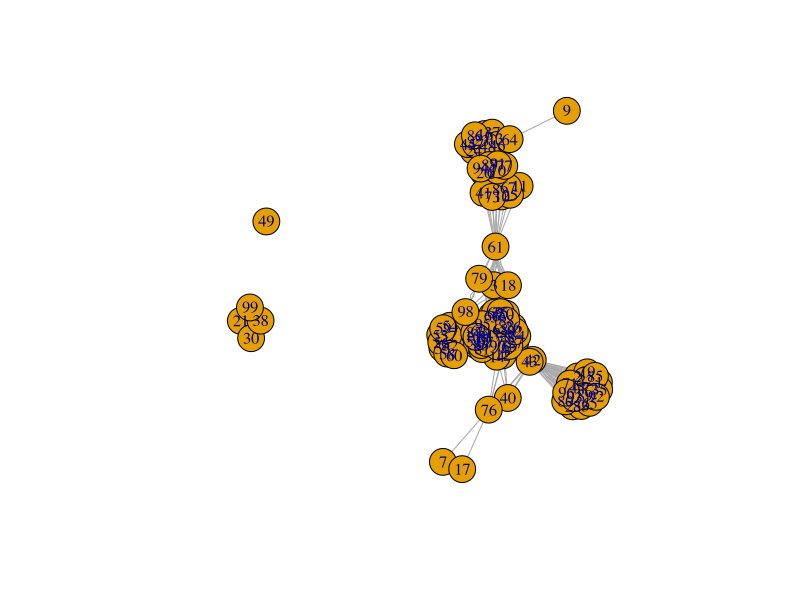
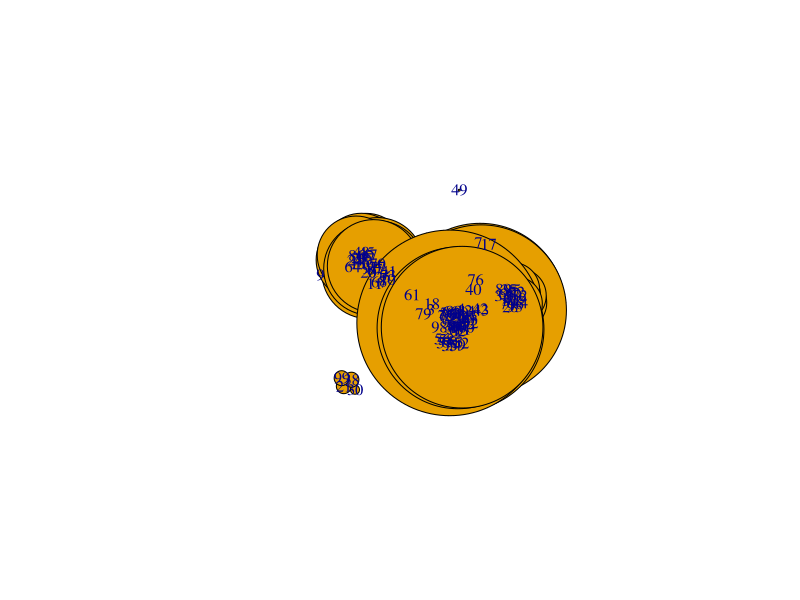
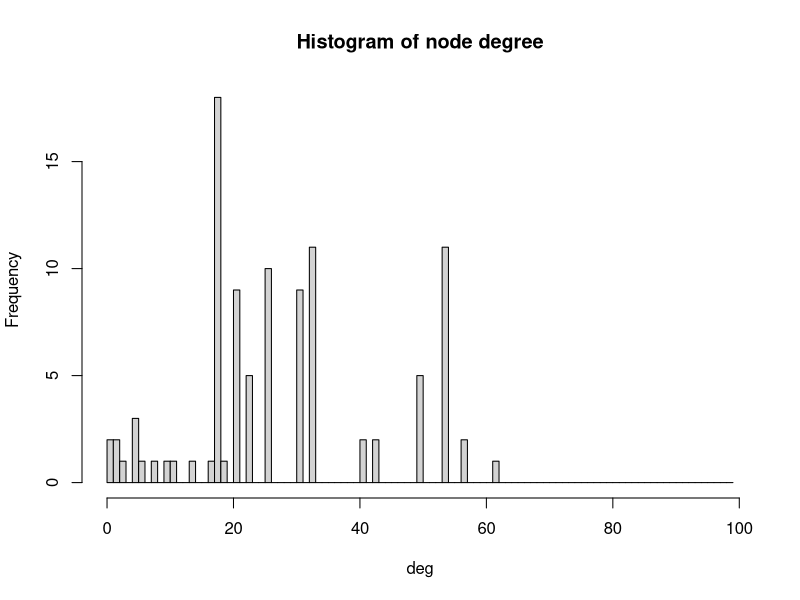
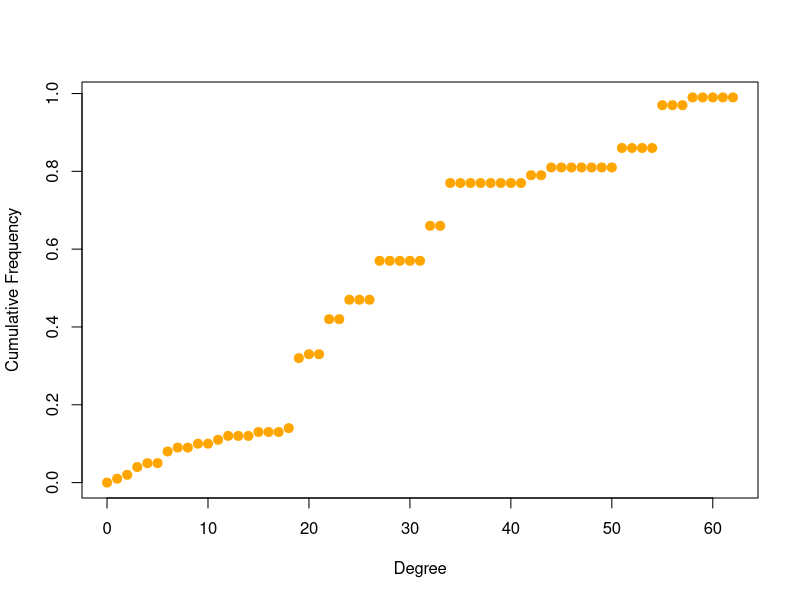

The R script that drew these images, in order:

update.packages()
if (!require(ggplot2)) install.packages("ggplot2")

library(igraph)
library(ggplot2)

print(getwd())

# Read files
jobs <- read.csv("data/sna_positions.csv", header = T)
relations <- read.csv("data/sna_edges.csv", header = T)

# Basic info of dataset
str(jobs)
head(jobs)
attributes(jobs)
ncol(jobs)
nrow(jobs)
summary(jobs)


nodes <- data.frame(jobs[,1])
edges <- data.frame(from=relations[,1],to=relations[,2])
net <- graph_from_data_frame(edges, vertices=nodes, directed=FALSE)
plot(net)

#Strucal Analysis
deg =degree(net, mode="all") 
plot(net, vertex.size=deg*3,edge.arrow.size=.1)
hist(deg, breaks=1:vcount(net)-1, main="Histogram of node degree")
deg.dist <- degree_distribution(net, cumulative=T, mode="all") 
plot( x=0:max(deg), y=1-deg.dist, pch=19, cex=1.2, col="orange", 
      xlab="Degree", ylab="Cumulative Frequency")

#get degree centrality
edge_density(net)
centr_degree(net, mode="all", normalized=T)
#closseness centrality
closeness(net, mode="all", weights=NA) 
centr_clo(net, mode="all", normalized=T)
#eigenvector centrality
eigen_centrality(net, directed=T, weights=NA) 
centr_eigen(net, directed=T, normalized=T)
#betweenness centrality
betweenness(net, directed=T, weights=NA) 
edge_betweenness(net, directed=T, weights=NA) 
centr_betw(net, directed=T, normalized=T)

# net <- cbind(relations[,1], relations[,2])
# one_mode = projecting_tm(net)

# 柱状图
# png("1.png", width=1000, height=500)
# # plot(jobs$jobTitle)
# # plot(jobs$industry)
# plot(jobs$seniorityLevel)
# dev.off()
